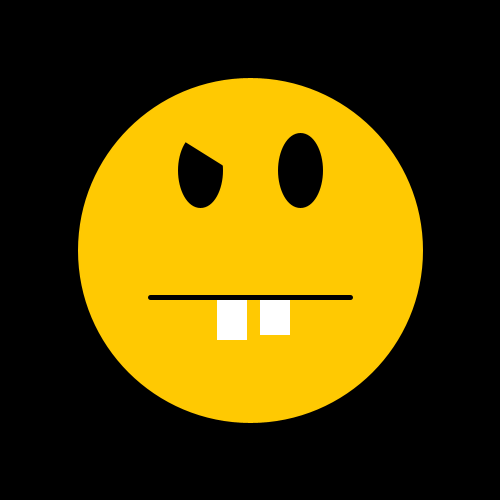
Frame 1 (no input)
Frame 60 (the mouse pressed at the canvas centre just before this capture): identical to frame 1, image omitted
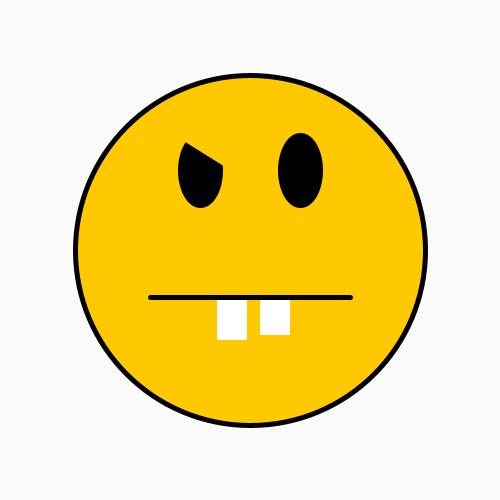
Frame 120 (the mouse held since frame 60 and released just before this capture)

The Processing sketch that drew these frames (run headless with seeded random() and noise(); from frame 60 on, the mouse is pressed at the canvas centre):

// Processing sketch: processing_59738
// ── processing_59738.pde


void setup(){
  size(500,500);
  background(255);
}


void draw(){
  background(mouseX,mouseY,mouseX);
  ellipseMode(CENTER);
  stroke(0);
  strokeWeight(5);
  fill(255,201,2);
  ellipse(250,250,350,350);


  ellipseMode(CENTER);
  stroke(0);
  fill(0);
  ellipse(300,170,40,70);

  ellipseMode(CENTER);
  stroke(0);
  fill(0);
  ellipse(200,170,40,70);

  noStroke();
  fill(255,201,2);
  triangle(230, 170, 150, 120, 230, 100);


  stroke(0);
  strokeWeight(5);
  line(150, 297, 350, 297);

  noStroke();
  fill(255,255,255);
  rect(217, 300, 30, 40);

  noStroke();
  fill(255,255,255);
  rect(260, 300, 30, 35);

}
